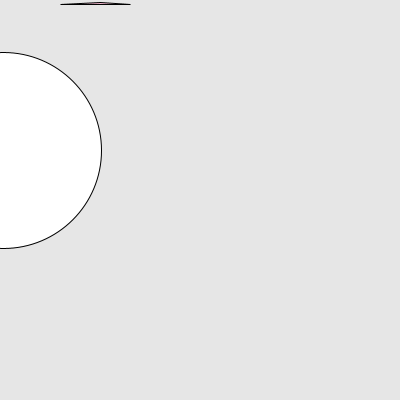
Frame 1 (no input)
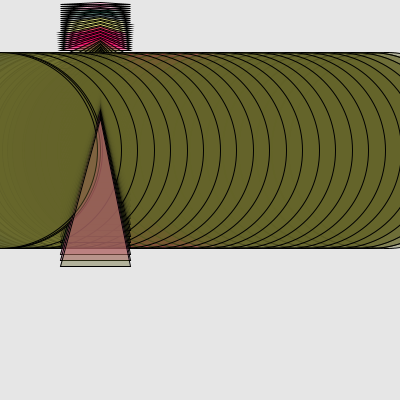
Frame 60 (the mouse pressed at the canvas centre just before this capture)
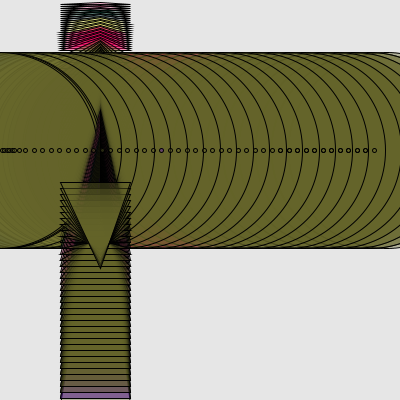
Frame 120 (the mouse held since frame 60 and released just before this capture)

The Processing sketch that drew these frames (run headless with seeded random() and noise(); from frame 60 on, the mouse is pressed at the canvas centre):

// Processing sketch: processing_99643
// ── processing_99643.pde

//declaraciÛn de variables eje

int size = 30;
float xpos = 0;
float ypos = 0;
float x1pos = 0;
float y1pos = 0;
float x2pos = 0;
float y2pos = 0;
float x3pos = 0;
float y3pos = 0;
int x,y;
int x1, y1;

//variables de direcciÛn

int xdirection = 1;
int ydirection = 1;
int x1direction = 1;
int y1direction = 1;
int x2direction = 1;
int y2direction = 1;
int x3direction = 1;
int y3direction = 1;

//variables de velocidad

float xspeed = 1.7;
float yspeed = 2.6;
float x1speed = 3.4;
float y1speed = 4.9;
float x2speed = 6.5;
float y2speed = 1.0;
float x3speed = 1.3;
float y3speed = 2.4;


void setup()

{
  background(230);
  size (400,400);

  frameRate(30);//web fps

  //posiciÛn inicial de las variables

  xpos = xpos;
  ypos = ypos;
  x1pos = x1pos;
  y1pos = y1pos;
  x2pos = x2pos;
  y2pos = y2pos;
  x3pos = x3pos;
  y3pos = y3pos;
 
}
void draw()
{
  x1=mouseX;
  y1=mouseY;
  //background(0,100,150);
  xpos = xpos + ( xspeed * xdirection );
  ypos = ypos + ( yspeed * ydirection );  
  x1pos = x1pos +( x1speed * x1direction );
  y1pos = y1pos + ( y1speed * y1direction );
  x2pos = x2pos + ( x2speed * x2direction );
  y2pos = y2pos + ( y2speed * y2direction );
  x3pos = x3pos + ( x3speed * x3direction );
  y3pos = y3pos + ( y3speed * ydirection );
  //condicionales de regreso

  if (xpos > width-size || xpos < 0){
    xdirection *= -1;
  }

  if (ypos >= 400 || ypos < 0){
    ydirection *= -1;
  }

  if (x1pos > width-size || x1pos < 0){
    x1direction*= -1;
  }

  if (y1pos >= 400 || y1pos < 0){
    y1direction *= -1;
  }
  if (x2pos > width-size || x2pos < 0){
    x2direction *= -1;
  }

  if (y2pos > height-size || y2pos < 0){
    y2direction *= -1;   
  }
  if (x3pos > width-size || x3pos < 0){
    x3direction *= -1;
  }
  if (y3pos >  height-size || y3pos < 0){
    y3direction *= -1;
  }

  //figuras
//  rect(xpos,40,mouseX-size,mouseY-size);
//  if ((xpos < 133)&&(xpos > 0)){
//    xspeed = 1; //velocidad de este segmento
//    fill(x1,y1,0); //color de la figura en este segmento
//  }
//  if ((xpos < 266)&&(xpos > 133)){
//    xspeed = 2.5;
//    fill(255-x1,255-y1,255);
//  }
//  if ((xpos > 266)&&(xpos < 400)){
//    xspeed = xspeed + 2;
//    fill(x1,y1,250,100);
//  }

  ellipse(x1pos,150,200-mouseX-4,200-mouseY-4);
  if ((x1pos < 13)&&(x1pos > 0)){
    x1speed = 2.5;
    fill(250,100,157,100);
  }
  if ((x1pos < 26) && (x1pos > 13)){
    x1speed = x1speed +2;
    fill(0,070,050,100);
  }
  if ((xpos > 26)&&(xpos < 40)){
    x1speed = x1speed +1;
    fill(280,0,100,100);
  }
  triangle(100,ypos,60,y1pos,130,y1pos);
  if ((ypos <=20) && (ypos >=0)) {
    yspeed = 1.5;
    fill(255-x1,255-y1,120,100);
  }
  if ((y1pos <=20) && (y1pos >=0)) {
    y1speed = 2;
    fill(100,120,130,100);
  }
  if ((ypos >= 50) && (ypos <=height)){

    yspeed = 2.5;
    fill(100,020,200,100);
  }
  if ((y1pos >= 50) && (y1pos <= height)){
    y1speed = 6;
    fill(100,100,050,100);
  }
//  rect (250, y3pos, 100,100);
//  if ((y3pos<=200) && (y3pos>=0)) {
//        y3speed= 1;
//    fill(250,120,100,100);
//  }
//  if ((y3pos>= 200) && (y3pos<=height)){
//    y3speed= 2.5;
//    fill (050,100,100,100); 
//  }
//  if ((y3pos >= 200) && (y3pos <= height)){
//    y3speed = 3.8;
//    fill(100,200,150,100);
//  }

//   fill(255);
// if( mouseX > 100 )
// {
// rect
// ( 50 , 50 , 100 , 100 );
// }
// fill(255,255,0,150);
// rect(100,0,100,200);
 }
  
